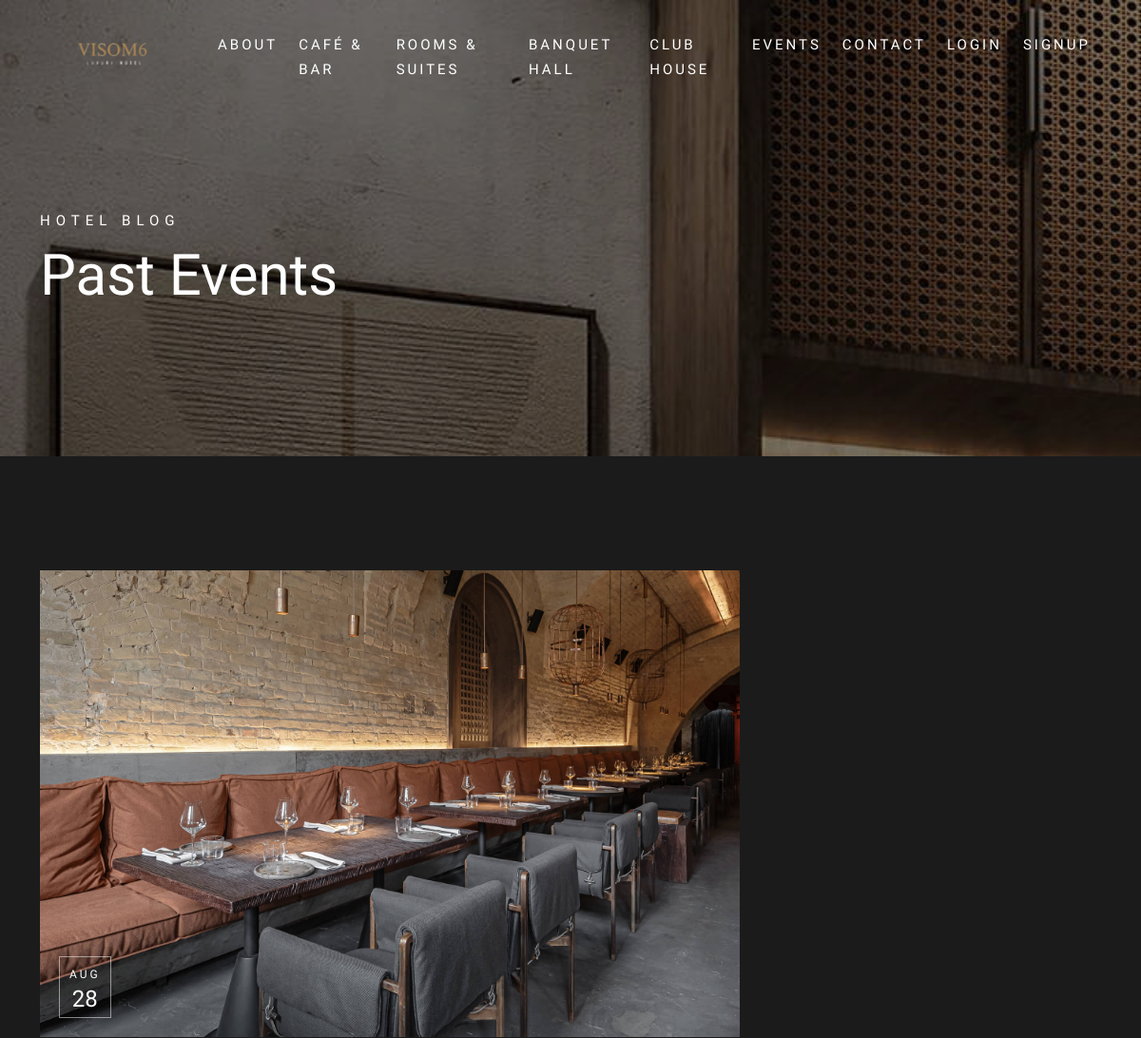
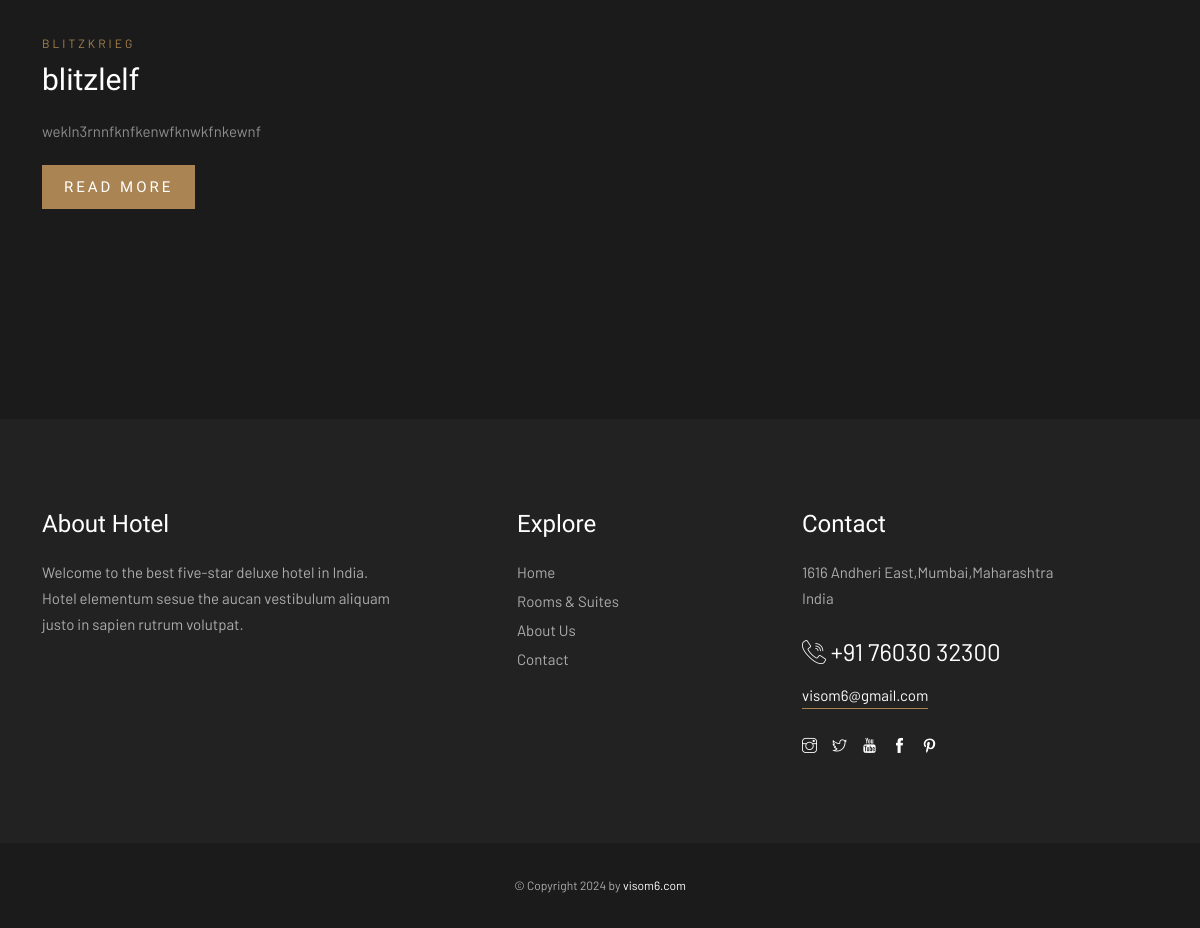
Page /news/ on the committed database (2 pictures, top to bottom).
### visom6/models.py (models this page shows, shortened)
class NewsPost(models.Model):
    title = models.CharField(max_length=200)
    content = models.TextField()
    publication_date = models.DateField(auto_now_add=True)
    image = models.ImageField(upload_to='news_images/')
    category = models.ForeignKey(NewsCategory, on_delete=models.CASCADE, related_name='news_posts')

class NewsCategory(models.Model):
    name = models.CharField(max_length=100)

### visom6/views.py (the view)
# urls.py: path('news/',views.news_list),
def news_list(request):
    news_posts = NewsPost.objects.all().order_by('-publication_date')
    context = {
        'news_posts': news_posts,
    }
    return render(request, 'news.html', context)

### templates/news.html (shortened to what this page needs)
{% load static %}
{% include "header.html" %}
    <div class="banner-header section-padding valign bg-img bg-fixed" data-overlay-dark="4" data-background={% static "img/slider/7.jpg" %}>
        <div class="container">
            <div class="row">
                <div class="col-md-12 text-left caption mt-90">
                    <h5>Hotel Blog</h5>
                    <h1>Past Events</h1>
                </div>
            </div>
        </div>
    </div>
    <section class="news2 section-padding bg-darkblack">
        <div class="container">
            <div class="row">
                <div class="col-md-8">
                    <div class="row">
                        {% for post in news_posts %}
                        <div class="col-md-12">
                            <div class="item">
                                <div class="post-img">
                                    <a href="#">
                                        <img src="{{ post.image.url }}" alt="{{ post.title }}">
                                    </a>
                                    <div class="date">
                                        <a href="#">
                                            <span>{{ post.publication_date|date:"M" }}</span>
                                            <i>{{ post.publication_date|date:"d" }}</i>
                                        </a>
                                    </div>
                                </div>
                                <div class="post-cont">
                                    <a href="#"><span class="tag">{{ post.category.name }}</span></a>
                                    <h5><a href="#">{{ post.title }}</a></h5>
                                    <p>{{ post.content|truncatewords:40 }}</p>
                                    <div class="butn-dark">
                                        <a href="#"><span>Read More</span></a>
                                    </div>
                                </div>
                            </div>
                        </div>
                        {% endfor %}
                        <div class="col-md-12">
                        </div>
                    </div>
                </div>
            </div>
        </div>
    </section>
{% include "footer.html" %}

### rows in the picture
NewsPost: image (picture), publication_date "AUG", publication_date "28", category.name "BLITZKRIEG", title "blitzlelf", content "wekln3rnnfknfkenwfknwkfnkewnf"
